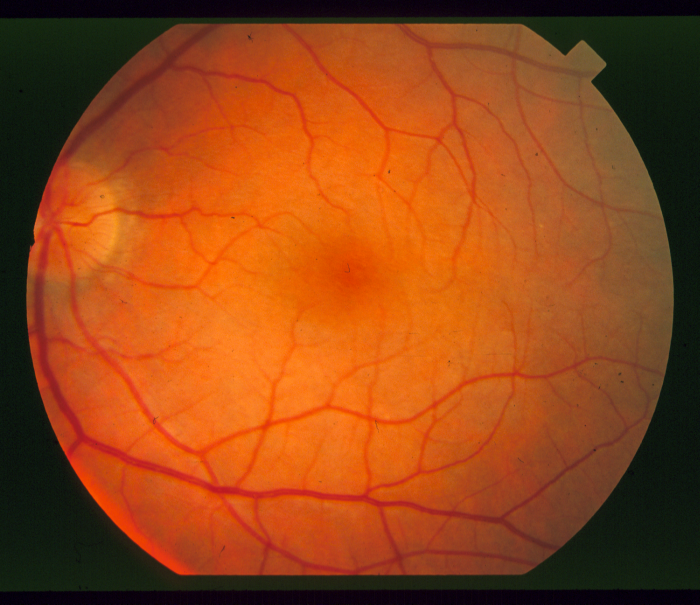
%> input picture Project/distributed/img_005.ppm, 700 x 605 px; its folder holds 4 pictures in this run
$ octave project.m   (GNU Octave 9; MATLAB toolbox functions it lacks are replaced by stand-ins)
%> lines starting %> are read from the running program, lines starting %| are printed output that depends on the picture; in (x1, y1, x2, y2) boxes, pixels count from 0 and x2, y2 are one past the last pixel; in counts of white or black regions, pixels touching at a corner belong together; the program's own positions count from 1
% TODO:
% Process Image
% Normalize in all
% Normalization does not work because if sd is zero, matrix cell becomes NaN aND CALCULATING INVERSE BECOMES DIFFICULT
% Check LDA
% Check KNN
% Check logistic
% check for 2,3,6 fold of cross validation (same fold in all three classifiers??)
    % Check for 2:9 Ks in KNN
        % run best cases for 10 times and get average (we dont have to do this in code???)
% check all with 1,2 labels (best fold number and k)
    % run best cases for 10 times and get average (we dont have to do this in code???)

%%
%Setup: Image loading and fold creation
clear
numFolds = 3; % should only be a divisor of 18 for balanced folding like 2,3,6,9(9 may be too much)

%Distributed data
dist_files_path = '/Users/sparshagarwal/OneDrive/Spring 2018/CS 567/Medical-Imaging/Project/distributed';
dist_files = dir(sprintf('%s/img*.ppm',dist_files_path));
dist_num_files = length(dist_files);
% for i=1:dist_num_files
%     dist_img(i,:,:,:) = double(imread(sprintf('%s/%s',dist_files_path, dist_files(i).name)));
% end
dist_labels = [zeros(1,18),ones(1,18)];

%NotDistributed data
notdist_files_path = '/Users/sparshagarwal/OneDrive/Spring 2018/CS 567/Medical-Imaging/Project/distributed';
notdist_files = dir(sprintf('%s/img*.ppm',notdist_files_path));
notdist_num_files = length(notdist_files);
% for i=1:notdist_num_files
%     notdist_img(i,:,:,:) = double(imread(sprintf('%s/%s',notdist_files_path, notdist_files(i).name)));
% end
notdist_labels = [zeros(1,18),ones(1,18)];


%%
% process distributed data
dist_feat1 = zeros(1,dist_num_files);
dist_feat2 = zeros(1,dist_num_files);
% figure
for j=1:dist_num_files
    dist_img = double(imread(sprintf('%s/%s',dist_files_path, dist_files(j).name)));
    one  = dist_img(:,:,1);
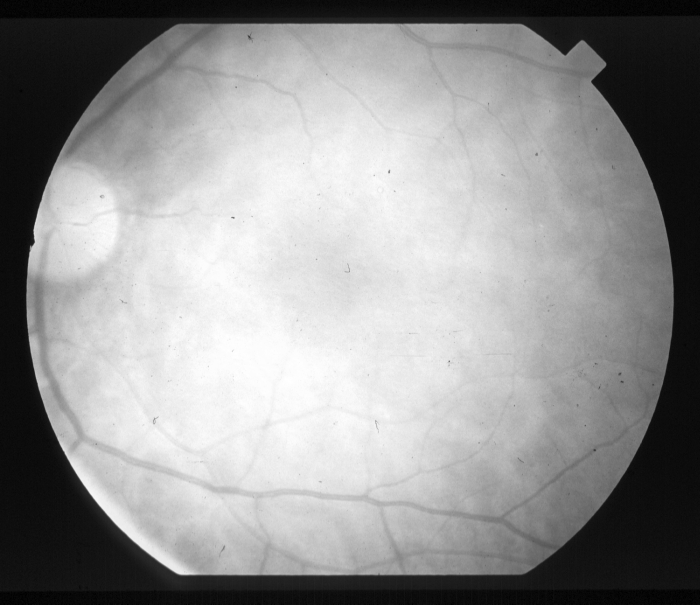
%> one: size 605x700 double; min 0, max 255, mean 147.7
    two = dist_img(:,:,2);
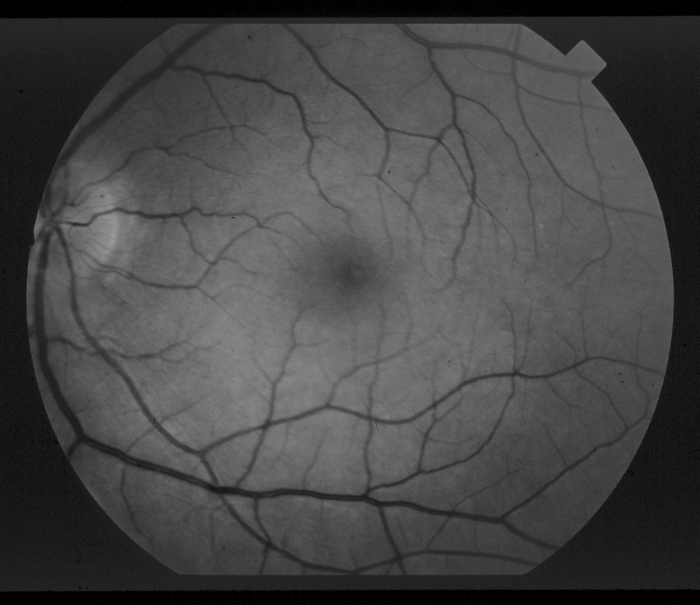
%> two: size 605x700 double; min 0, max 158, mean 70
    three = dist_img(:,:,3);
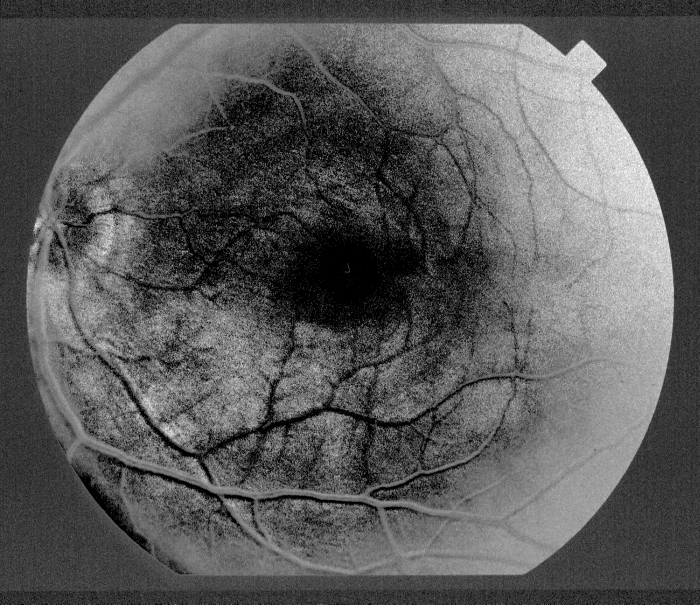
%> three: size 605x700 double; min 0, max 65, mean 23.2; drawn with min black and max white
    % Take only the green channel
    img = two;
    % Make mask which will later be used to remove the edges of the eye
    mask = img>(0.15*max(max(img)));
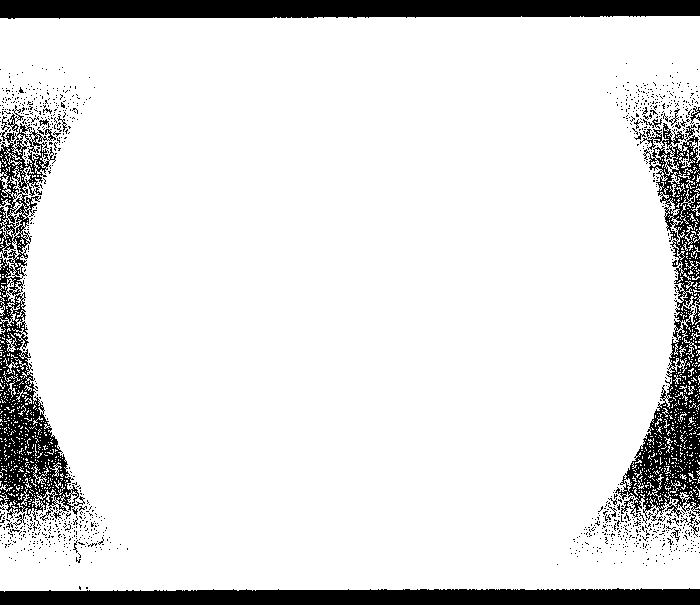
%> mask: size 605x700 logical; 88.8% white; 1035 black regions (1014 under 20 px), largest, box (x1, y1, x2, y2) and area: (0, 0, 700, 19) 12131, (615, 123, 700, 521) 10917, (0, 588, 700, 605) 10547
    se = strel('disk',35);
    mask = imerode(mask,se);
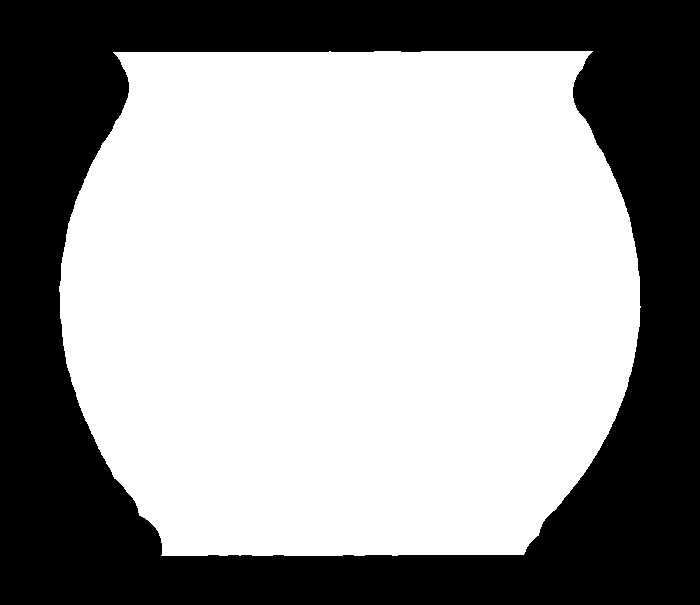
%> mask: size 605x700 logical; 60.7% white; 1 black region, box (x1, y1, x2, y2) and area: (0, 0, 700, 605) 166395
    % Subtract median filtered image to remove intensity gradient
    img = img - medfilt2(img,[9 9]);
    img = img - min(min(img));
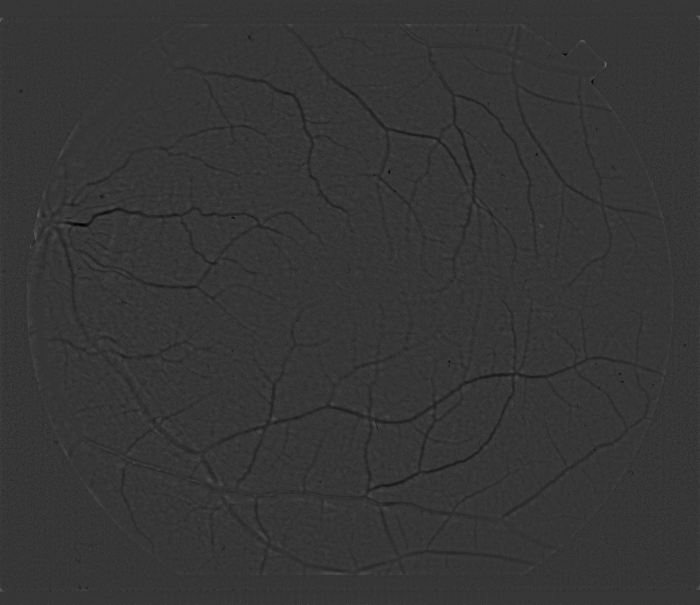
%> img: size 605x700 double; min 0, max 104, mean 53.8
    img = (img./max(max(img)))*255;
    % Windowing function
    a = 0.735*max(max(img));
%> a = 187.4
% [4 lines of commented-out code are left out]
    img(img<a) = 0;
    img(img>=a) = 1;
%> img: size 605x700 double; values 0 (black) and 1 (white), 0.02% white in thin lines or dots
    % Dilate spots so spots that are close by merge together
    se = strel('disk',3);
    img = imdilate(img,se);
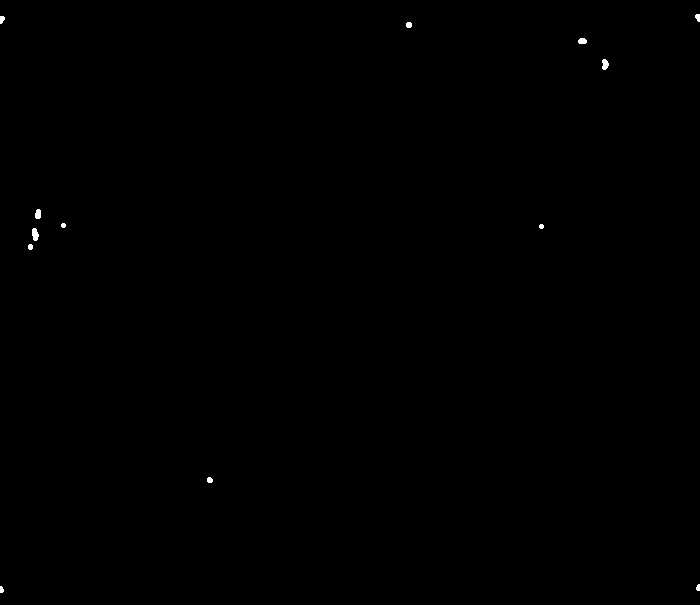
%> img: size 605x700 double; values 0 (black) and 1 (white), 0.11% white; 13 white regions, largest, box (x1, y1, x2, y2) and area: (32, 228, 39, 241) 68, (602, 59, 609, 70) 58, (35, 209, 41, 219) 52
    se = strel('disk',4);
    img = imerode(img,se);
%> img: size 605x700 double; values 0 (black) and 1 (white), 0% white in thin lines or dots, all inside (x1, y1, x2, y2) = (0, 17, 700, 20)
     se = strel('disk',7);
    img = imdilate(img,se);
%> img: size 605x700 double; values 0 (black) and 1 (white), 0.04% white; 2 white regions, box (x1, y1, x2, y2) and area: (693, 11, 700, 24) 75, (0, 13, 7, 26) 75
    % Multiply image by mask to remove the outlines of the eye
    img = mask .* img;
%> img: size 605x700 double; every value is 0
%     subplot(6,6,j);
%     imagesc(img);
%     colormap(gray);
    CC = bwconncomp(img);
%> CC = 0 connected components
    dist_feat1(j) = CC.NumObjects; % Feature 1: Number of segments
    dist_feat2(j) = 100*length(find(img>0))/length(img(:));  % Feature 2: Percentage of image white after processing
end
%> pass 2 of the loop `for j=1:dist_num_files`:
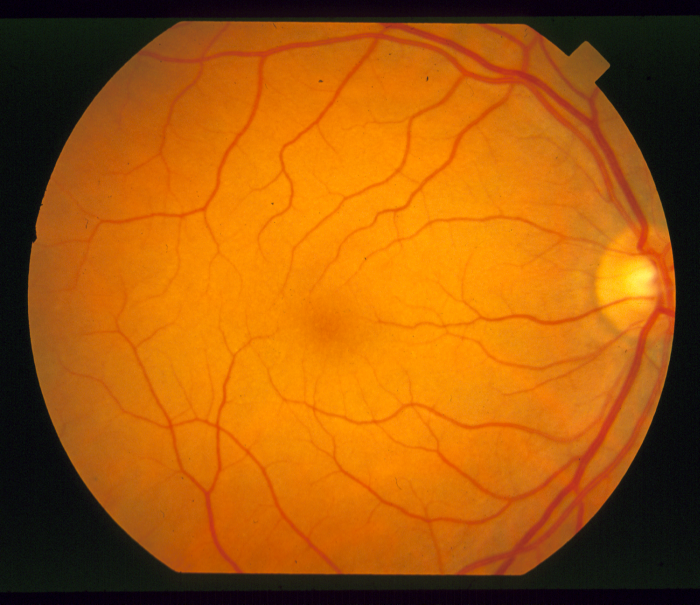
%> input picture Project/distributed/img_006.ppm, 700 x 605 px
%> `mask = img>(0.15*max(max(img)));`:
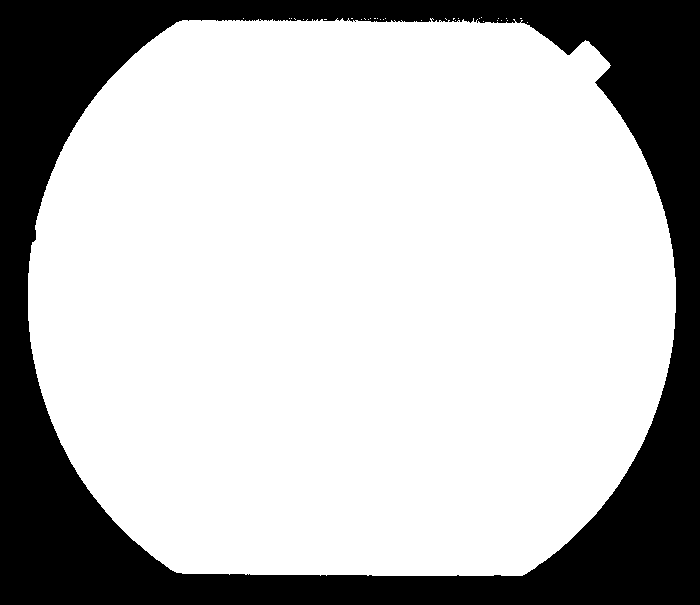
%> mask: size 605x700 logical; 73.4% white; 1 black region, box (x1, y1, x2, y2) and area: (0, 0, 700, 605) 112584
%> `img = imdilate(img,se);`:
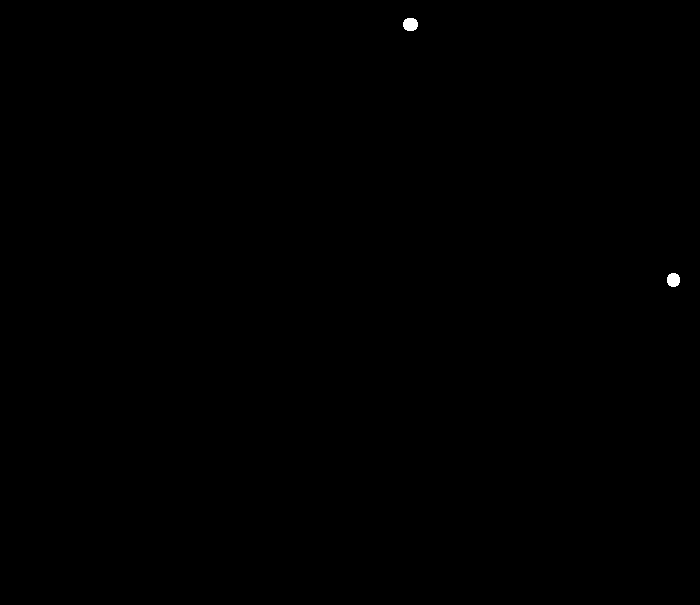
%> img: size 605x700 double; values 0 (black) and 1 (white), 0.07% white; 2 white regions, box (x1, y1, x2, y2) and area: (403, 18, 418, 31) 163, (667, 273, 680, 287) 150
%> pass 3 of the loop `for j=1:dist_num_files`:
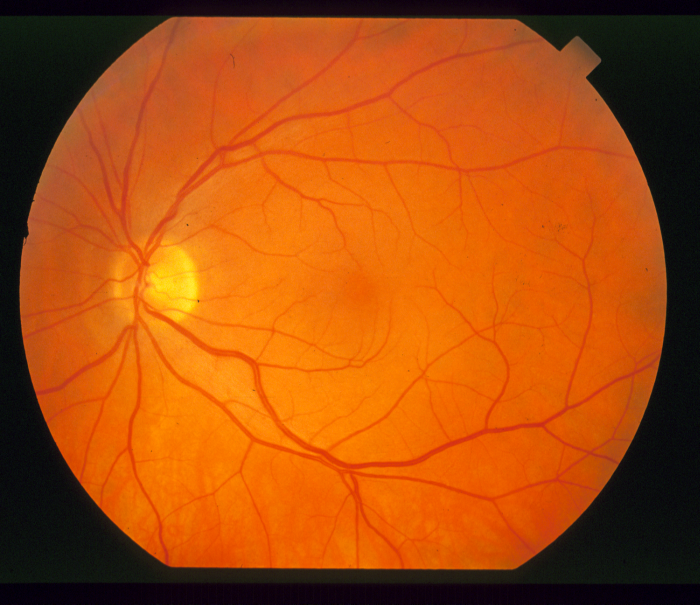
%> input picture Project/distributed/img_009.ppm, 700 x 605 px
%> `mask = img>(0.15*max(max(img)));`:
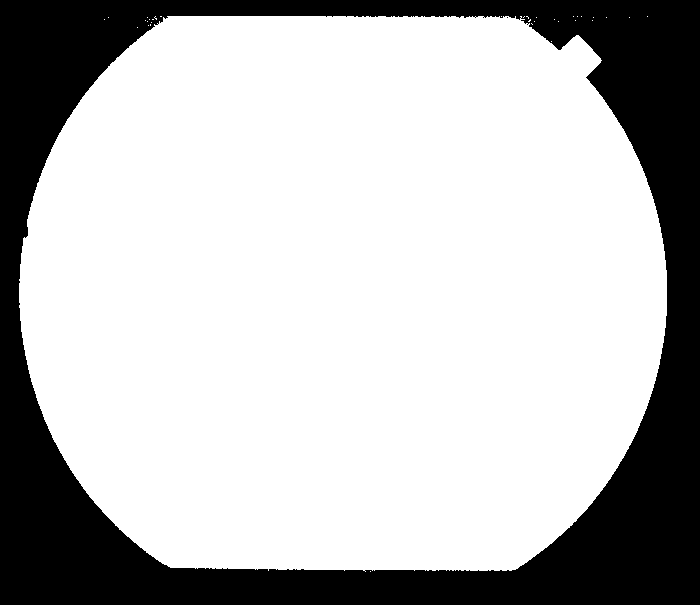
%> mask: size 605x700 logical; 73.3% white; 2 black regions (1 under 20 px), largest, box (x1, y1, x2, y2) and area: (0, 0, 700, 605) 113241
%> `img = imdilate(img,se);`:
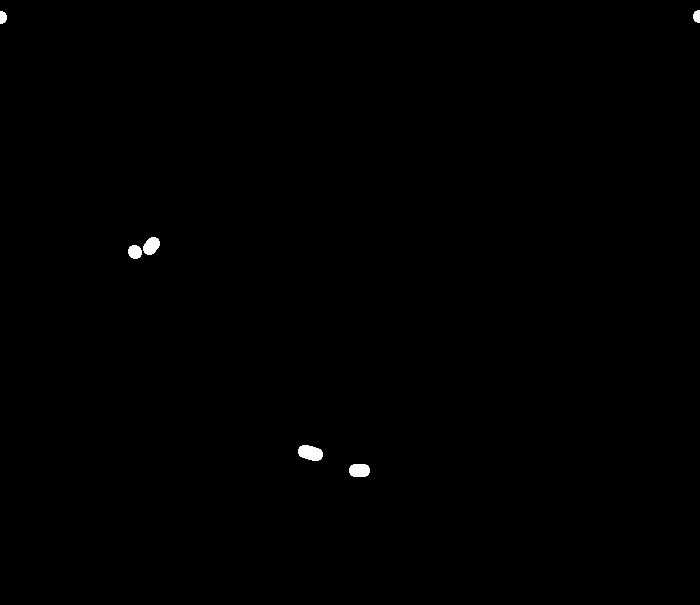
%> img: size 605x700 double; values 0 (black) and 1 (white), 0.25% white; 6 white regions, box (x1, y1, x2, y2) and area: (298, 445, 323, 461) 306, (349, 464, 370, 477) 241, (143, 237, 160, 255) 223, (128, 245, 142, 259) 156, (0, 11, 7, 24) 75, (693, 10, 700, 23) 75
%> `CC = bwconncomp(img);`: CC = 4 connected components
%> the loop made 4 passes; the first 3 are shown

notdist_feat1 = zeros(1,notdist_num_files);
notdist_feat2 = zeros(1,notdist_num_files);
% figure
for j=1:notdist_num_files
    notdist_img = double(imread(sprintf('%s/%s',notdist_files_path, notdist_files(j).name)));
    one  = notdist_img(:,:,1);
    two = notdist_img(:,:,2);
    three = notdist_img(:,:,3);
    % Take only the green channel
    img = two;
    % Make mask which will later be used to remove the edges of the eye
    mask = img>(0.15*max(max(img)));
    se = strel('disk',35);
    mask = imerode(mask,se);
    % Subtract median filtered image to remove intensity gradient
    img = img - medfilt2(img,[9 9]);
    img = img - min(min(img));
    img = (img./max(max(img)))*255;
    % Windowing function
    a = 0.735*max(max(img));
% [4 lines of commented-out code are left out]
    img(img<a) = 0;
    img(img>=a) = 1;
    % Dilate spots so spots that are close by merge together
    se = strel('disk',3);
    img = imdilate(img,se);
    se = strel('disk',4);
    img = imerode(img,se);
     se = strel('disk',7);
    img = imdilate(img,se);
    % Multiply image by mask to remove the outlines of the eye
    img = mask .* img;
%     subplot(6,6,j);
%     imagesc(img);
%     colormap(gray);
    % Count number of distinct spots and store this number in feature vector as a feature
    CC = bwconncomp(img);
%> CC = 0 connected components
    notdist_feat1(j) = CC.NumObjects; % Feature 1: Number of segments
    notdist_feat2(j) = 100*length(find(img>0))/length(img(:));  % Feature 2: Percentage of image white after processing
end
%> pass 2 of the loop `for j=1:notdist_num_files`:
%> pass 3 of the loop `for j=1:notdist_num_files`:
%> `CC = bwconncomp(img);`: CC = 4 connected components
%> the loop made 4 passes; the first 3 are shown

% [19 lines of commented-out code are left out]


%%
% Section 1: Only distributed data

% CV stuff
% Creating Folds for CV
feat = [dist_feat1; dist_feat2]';
labels = dist_labels;

% numFolds fold CV
folds1= repmat([1:numFolds], 1, 18/numFolds);
folds1 = folds1(randperm(18)); %why do we find two separate folds and then combine them?
folds2 = repmat([1:numFolds], 1, 18/numFolds);
folds2 = folds2(randperm(18));
folds = [folds1, folds2];

%%
% [16 lines of commented-out code are left out]
for k = 7:7
    pred = zeros(1, 36);
    for fold=1:numFolds
%> (the run ends here)
